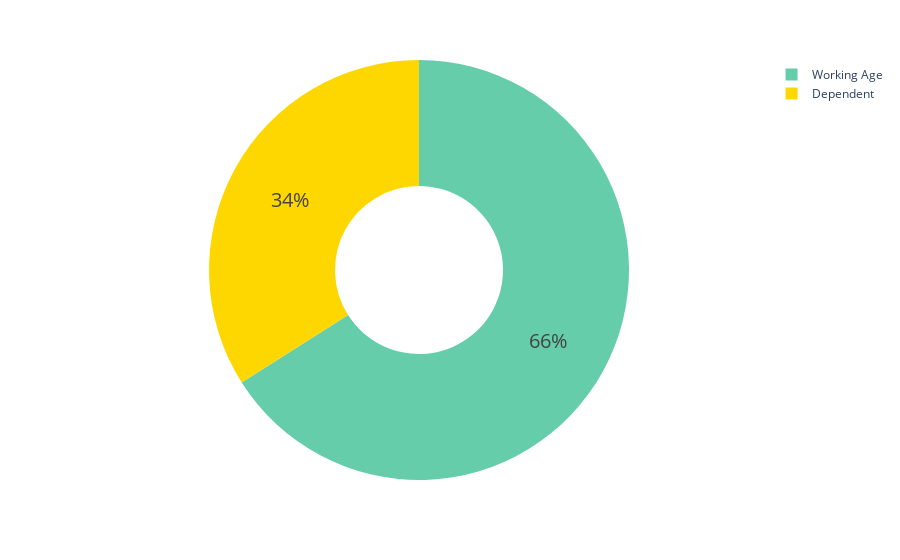

Here is the notebook cell this chart was saved with:
### Code cell
import plotly.express as px

labels = ['Working Age', 'Dependent']
values = [0.66, 0.34]



fig4 = px.pie(labels, values = values, hole = 0.4,
              names = labels, color = labels,
              color_discrete_map = {'Working Age':'mediumaquamarine', 
                                    'Dependent': 'gold',
             })

fig4.update_traces(
                   title_font = dict(size=25,family='Barlow', 
                                     color='darkred'),
                   hoverinfo='label+percent',
                   textinfo='percent', textfont_size=20)

fig4.update_layout(paper_bgcolor = "rgba(0,0,0,0)",
                  plot_bgcolor = "rgba(0,0,0,0)")


fig4.show()

### Figure 1 — Plotly figure (JSON) as saved in the notebook; plotly's stock layout.template omitted (floating-point values rounded to 4 significant figures)
{"data": [{"customdata": [["Working Age"], ["Dependent"]], "domain": {"x": [0, 1], "y": [0, 1]}, "hole": 0.4, "hoverinfo": "label+percent", "hovertemplate": "label=%{label}<br>value=%{value}<br>color=%{customdata[0]}<extra></extra>", "labels": ["Working Age", "Dependent"], "legendgroup": "", "marker": {"colors": ["mediumaquamarine", "gold"]}, "name": "", "showlegend": true, "textfont": {"size": 20}, "textinfo": "percent", "title": {"font": {"color": "darkred", "family": "Barlow", "size": 25}}, "type": "pie", "values": [0.66, 0.34]}], "layout": {"autosize": true, "legend": {"tracegroupgap": 0}, "margin": {"t": 60}, "paper_bgcolor": "rgba(0, 0, 0, 0)", "plot_bgcolor": "rgba(0, 0, 0, 0)"}}
